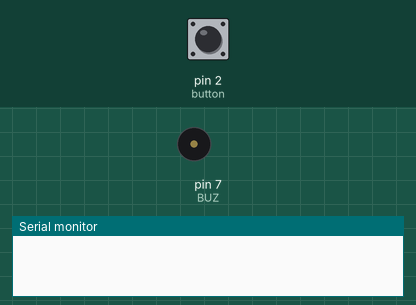
This sketch was run on a simulated Arduino Uno, built with avr-gcc and run on an emulated ATmega328P. Shown: buzzer (waves = sounding, pin HIGH), the last lines printed to the serial monitor. The inputs (shaded band) are chosen by the test bench; at power-on: pin 2 (button) HIGH. The modem accepts every AT command (registered, SIM ready, sends succeed) and sends nothing else.

Above: at 1.3 s.
1.4 s: pin 2 (button) pulled LOW for 2.35 s
At 8.7 s:
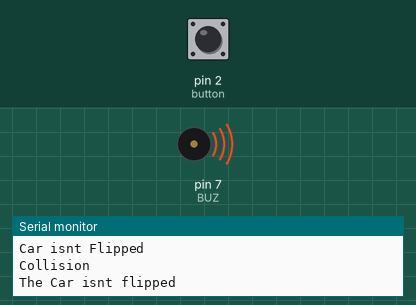
Timing chart, 0 to 15.9 s (numbered marks = the images above; inputs shaded):
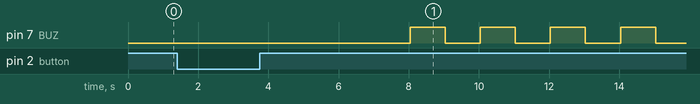

Measured:
- after the input at 1.4 s, pin 7 (BUZ): alternates HIGH for 1.0 s and LOW for 1.0 s, starting after 6.6 s

The sketch:

Completed_00.ino
```cpp
#include <SoftwareSerial.h>
int Rx_pin = 9;
int Tx_pin = 8;
SoftwareSerial SerialGPS(Rx_pin, Tx_pin);
SoftwareSerial GSM(10, 11);
#define BUZ 7
#define LED 3
int button = 2;
double roll;
#include <math.h>
const int x_out = A1; /* connect x_out of module to A1 of UNO board */
const int y_out = A2; /* connect y_out of module to A2 of UNO board */
const int z_out = A3; /* connect z_out of module to A3 of UNO board */

void setup() {
  pinMode(button, INPUT); //Set the sensor pin as INPUT
  Serial.begin(9600);//Set baud rate for serial communication
  SerialGPS.begin(9600);
  GSM.begin(9600);   // Setting the baud rate of GSM Module
  delay(100);
  pinMode(BUZ, OUTPUT);
}

void loop(){

  if (digitalRead(button) == LOW){
    Serial.println("Collision");//print collision
    delay(300);
    SendMessage();
    buzled();
    delay(500);
    exit(0);}
    axc();
    Serial.println(roll);

   if ((roll < 180)||(roll>240)){
    Serial.println("Car Flipped");//print collision
    delay(300);
    SendMessage();
    buzled();
    delay(500);
    exit(0);
   }
    Serial.println("Car isnt Flipped");//print collision

}


void buzled(){
  while (true) {
    delay(1000);
    digitalWrite(LED, HIGH);
    digitalWrite(BUZ, HIGH);
    delay(1000);
    digitalWrite(BUZ, LOW);
    digitalWrite(LED, LOW);}
    }

void SendMessage(){
  //GSM.println("ATD8825413527");
  //delay(300);
  GSM.println("AT+CMGF=1");    //Sets the GSM Module in Text Mode
  delay(300);
  GSM.println("AT+CMGS=\"8248469940\"\r");
  delay(300);
  GSM.println("!!!! There has been as car accident at");// The SMS text you want to send
  delay(300);
  gps();
  delay(300);
  GSM.println("----------Details of the passenger----------");
  delay(300);
  GSM.println("Name: ");
  delay(300);
  GSM.println("Blood Group: ");
  delay(300);
  GSM.println("Address: ");
  delay(300);
  GSM.println("Family phone Number: ");
  delay(300);
  GSM.println("Medical Conditions: ");
  delay(300);
  GSM.println("--------Vehicle Details-------");
  delay(300);
  GSM.println("Car license Number:");
  delay(300);
  GSM.println("Car color:");
  if ((roll < 180)||(roll>240)) {
    GSM.println("EMERGENCY: The Car is flipped, call the medical authority and a rescue team immediately to save the person from the car");
    Serial.println("EMERGENCY: The Car is flipped, call the medical authority and a rescue team immediately to save the person from the car");}
  else if((roll > 180)||(roll<240)) {
    GSM.println("The Car isnt flipped");
    Serial.println("The Car isnt flipped");}

  delay(300);
  GSM.println("!!!!Kindly inform the authorized person to take further actions to save a life!!!! ");
  delay(300);
  GSM.println((char)26);// ASCII code of CTRL+Z

}

void axc(){
  int y_adc_value, z_adc_value;
  double y_g_value, z_g_value;
  int i=0;
  delay(1000);
  y_adc_value = analogRead(y_out); /* Digital value of voltage on y_out pin */
  z_adc_value = analogRead(z_out); /* Digital value of voltage on z_out pin */
  delay(1000);
  y_g_value = ( ( ( (double)(y_adc_value * 5)/1024) - 1.65 ) / 0.330 ); /* Acceleration in y-direction in g units */
  z_g_value = ( ( ( (double)(z_adc_value * 5)/1024) - 1.80 ) / 0.330 ); /* Acceleration in z-direction in g units */
  roll = ( ( (atan2(y_g_value,z_g_value) * 180) / 3.14 ) + 180 ); /* Formula for roll */
  //Serial.println(roll);
}


void gps(){
  GSM.println("Accident Location: 10.9027N, 76.9006E");
  while(false){
  while (SerialGPS.available() > 0)
  Serial.write(SerialGPS.read());
  }

}
```
